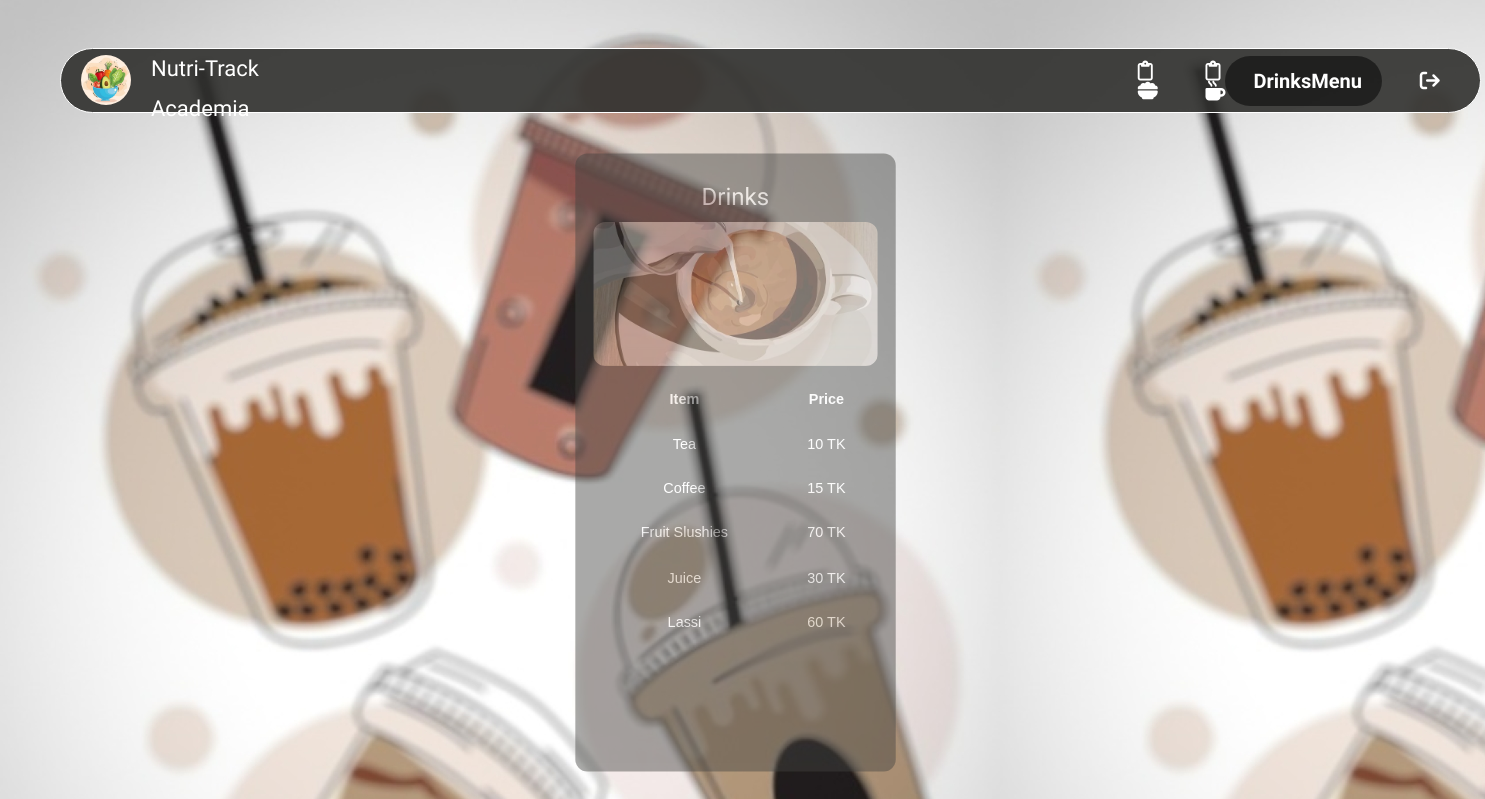
/nutri_track/drinks_menu.php (signed in), run on the app's committed database.
### tables this page shows
CREATE TABLE `drinks` (
  `serial_no` int(11) NOT NULL,
  `item_id` varchar(3) NOT NULL,
  `item_name` varchar(15) NOT NULL,
  `item_price` int(11) NOT NULL
);

### nutri_track/drinks_menu.php (the view, shortened to what this page needs)
<?php
include 'db_connection.php';
$drinksMenu = mysqli_query($connection, "SELECT * FROM drinks");
?>
<!DOCTYPE html>
<html lang="en">
<head>
    <link rel="stylesheet" href="https://maxcdn.bootstrapcdn.com/bootstrap/3.4.1/css/bootstrap.min.css">
    <link rel="stylesheet" href="https://cdnjs.cloudflare.com/ajax/libs/font-awesome/6.2.1/css/all.min.css"/>
</head>
<body>
<nav class="navbar">
        <img id="ntac_logo" src="images/ntac_logo.jpeg">
        <h1><a href="home.php">Nutri-Track Academia</a></h1>
    <div class="icon-section">
      <ul class="navbar-icons">
        <li class="navbar-icon">
        <i class="fa-regular fa-clipboard"><i class="fa-solid fa-bowl-food"></i></i>
        </li>
        <li class="navbar-icon active">
          <i class="fa-regular fa-clipboard"><i class="fa-solid fa-mug-hot"></i></i>
          <a href="#"><span>DrinksMenu</span></a>
        </li>
        <li class="navbar-icon">
        <i class="fa-solid fa-arrow-right-from-bracket"></i>
        </li>
      </ul>
      </div>
    </nav>
<div class="menu-container">
    <div class="menu-item" id="drinks_menu">
        <h4>Drinks</h4>
        <img src="images/drinks_0.png" alt="Drinks" class="menu-image">
        <table class="menu-table">
            <tr>
                <th>Item</th>
                <th>Price</th>
            </tr>
            <?php while ($row = mysqli_fetch_array($drinksMenu)) { ?>
                <tr>
                    <td><?php echo $row['item_name']; ?></td>
                    <td><?php echo $row['item_price']; ?> TK</td>
                </tr>
            <?php } ?>
        </table>
    </div>
</div>
</body>
</html>

### nutri_track/drinks_menu.php (style rules this page uses)
:root { --white: #ffffff; --black: #000000; --green: white; --green-light-opacity: rgba(0, 0, 0, 0.5); }
* { margin: 0; padding: 0; outline: none; list-style-type: none; box-sizing: border-box; }
html, body { font-size: 62.5%; ; }
body { background-image: url('images/nice 2.jpg'); color: black; font-family: Arial, sans-serif; margin: 0; padding: 0; display: flex; justify-content: center; align-items: center; height: 100vh; }
.menu-item { width: 40%; opacity: 0.5; transform: scale(1.2); transition: all 0.5s ease-in-out; height: auto; background: rgba(67, 67, 65, 0.9); border-radius: 10px; display: flex; flex-direction: column; align-items: center; padding: 15px; transition: all 0.5s ease-in-out; font-size: 12px; font-family: Arial, sans-serif; margin: 0 0 25px 25px; }
.menu-item h4 { color: white; font-family: "Sofia", sans-serif; font-size: 20px; }
.menu-table { width: 100%; margin-top: 10px; color: white; }
.menu-table th, .menu-table td { padding: 10px; text-align: center; }
.menu-image { width: 100%; height: 120px; max-height: 200px; object-fit: cover; border-radius: 10px; }
.navbar { display: flex; align-items: center; height: 6.5rem; padding: 1rem; width:2200px; background-color: rgba(48, 48, 46, 0.9); border: 1px solid var(--white); border-radius: 50px; box-shadow: var(--shadow-black); font-family: "Sofia", sans-serif; margin-top: -620px; margin-left: 60px; }
.navbar-icons { flex: 1; display: flex; align-items: center; justify-content: space-around; }
.navbar-icon { flex: 20%; display: flex; align-items: center; justify-content: space-evenly; text-decoration: none; cursor: pointer; border-radius: 35px; padding: 1.1rem 2rem 1.1rem 1.3rem; color: white; }
.navbar-icon i { font-size: 2rem; color: var(--green-dark); }
.navbar-icon a span { opacity: 0; font-size: 1.5rem; font-weight: 600; color: var(--green); margin-left: -12rem; transition: opacity 0.1s ease, margin-left 0.5s ease; font-family: "Sofia", sans-serif; }
.active.navbar-icon a { display: flex; align-items: center; border-radius: 35px; width: auto; background-color: var(--green-light-opacity); padding: 1.1rem 2rem 1.1rem 1.3rem; }
.active.navbar-icon i { color: var(--green); }
.active.navbar-icon span { opacity: 1; font-size: 20px; margin-left: 1.5rem; font-family: "Sofia", sans-serif; }
#ntac_logo { height: 50px; width:50px; clip-path: circle(); margin-right: 20px; margin-left: 10px; }
.navbar h1 a { font-size: 22px; font-family: "Sofia", sans-serif; color:#ffffff; }
.icon-section { margin-left:800px; width:420px; margin-bottom: -12px; }
.menu-container { display: flex; justify-content: space-around; align-items: center; width: 800px; height: 550px; background:transparent; padding: 20px; border-radius: 10px; margin-top: 150px; margin-left: -1000px; margin-right: 520px; border: none; position: center; }
.menu-item { width: 60%; height:101%; background: rgba(67, 67, 65, 0.9); border-radius: 10px; display: flex; flex-direction: column; align-items: center; padding: 15px; transition: all 0.5s ease-in-out; font-size: 12px; margin: 0 0 25px 25px; }

### data on the page
drinks: item_name "Tea", item_price "10"
drinks: item_name "Coffee", item_price "15"
drinks: item_name "Fruit Slushies", item_price "70"
drinks: item_name "Juice", item_price "30"
drinks: item_name "Lassi", item_price "60"
